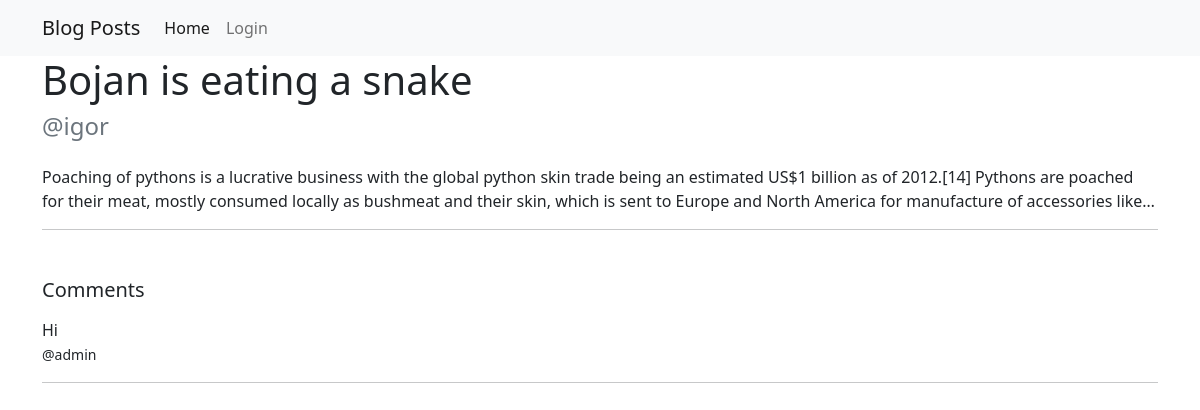
Before: /post/2/ with the older database file.
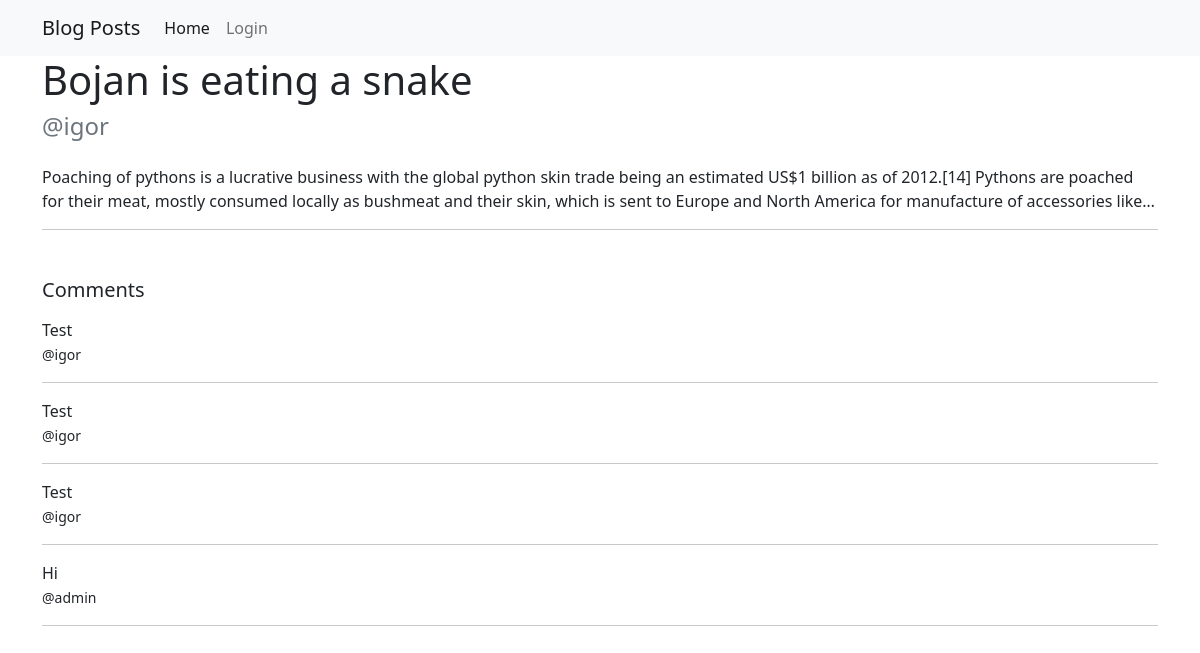
After: the same page with the newer database file.
### base/models.py (models this page shows, shortened)
class Post(models.Model):
    title = models.CharField(max_length=200)
    user = models.ForeignKey(User, on_delete=models.CASCADE)
    text = models.TextField(null=True, blank=True)
    file = models.FileField(upload_to='files/', null=True, blank=True)
    created = models.DateTimeField(auto_now_add=True)
    updated = models.DateTimeField(auto_now=True)

class Comment(models.Model):
    post = models.ForeignKey(Post, on_delete=models.CASCADE)
    user = models.ForeignKey(User, on_delete=models.CASCADE)
    body = models.TextField()
    created = models.DateTimeField(auto_now_add=True)
    updated = models.DateTimeField(auto_now=True)

### base/views.py (the view)
# urls.py: path('post/<str:pk>/', views.post, name='post'),
def post(request, pk):
    post = Post.objects.get(id=pk)
    comments = post.comment_set.all().order_by('-created')
    if request.method == 'POST':
        comment = Comment.objects.create(
            post=post,
            user=request.user,
            body=request.POST.get('body')
        )
    context = {
        'post': post,
        'comments': comments
    }
    return render(request, 'post.html', context)

### templates/post.html (shortened to what this page needs)
{% extends 'main.html' %}
{% block content %}
    <h1>{{ post.title }}</h1>
    <h4 class="card-subtitle mb-4 text-muted">@{{ post.user.username }}</h4>
    <p class="card-text">{{ post.text }}</p>
    <hr>
    <h5 class="mb-3 mt-5">Comments</h5>
    {% for comment in comments %}
        <div>
            <p class="mb-0">{{ comment.body }}</p>
            <small>@{{ comment.user.username }}</small>
            <hr>
        </div>
    {% endfor %}
{% endblock %}

### templates/main.html (shortened to what this page needs)
<!DOCTYPE html>
<html lang="en">
<head>
    <link href="https://cdn.jsdelivr.net/npm/bootstrap@5.2.0-beta1/dist/css/bootstrap.min.css" rel="stylesheet"
>
</head>
<body>
{% include 'nav.html' %}
<div class="container">
    {% block content %}
    {% endblock %}
</div>
</body>
</html>

### templates/nav.html (shortened to what this page needs)
<nav class="navbar navbar-expand-lg bg-light">
    <div class="container">
        <a class="navbar-brand" href="/">Blog Posts</a>
        <div class="collapse navbar-collapse" id="navbarNav">
            <ul class="navbar-nav">
                <li class="nav-item">
                    <a class="nav-link active" aria-current="page" href="/">Home</a>
                </li>
                {% if request.user.is_authenticated %}
                    <li class="nav-item">
                        <a class="nav-link" href="{% url 'profile' %}">My Profile</a>
                    </li>
                    <li class="nav-item">
                        <a class="nav-link" href="{% url 'logout' %}">Logout</a>
                    </li>
                {% else %}
                    <li class="nav-item">
                        <a class="nav-link" href="{% url 'login' %}">Login</a>
                    </li>
                {% endif %}
            </ul>
        </div>
    </div>
</nav>

### templates/main.html (style rules this page uses)
.card-text { text-overflow: ellipsis; overflow: hidden; display: -webkit-box !important; -webkit-line-clamp: 2; -webkit-box-orient: vertical; white-space: normal; }

Changed rows visible on the page:
added Comment: body "Test", user.username "igor"
added Comment: body "Test", user.username "igor"
added Comment: body "Test", user.username "igor"
